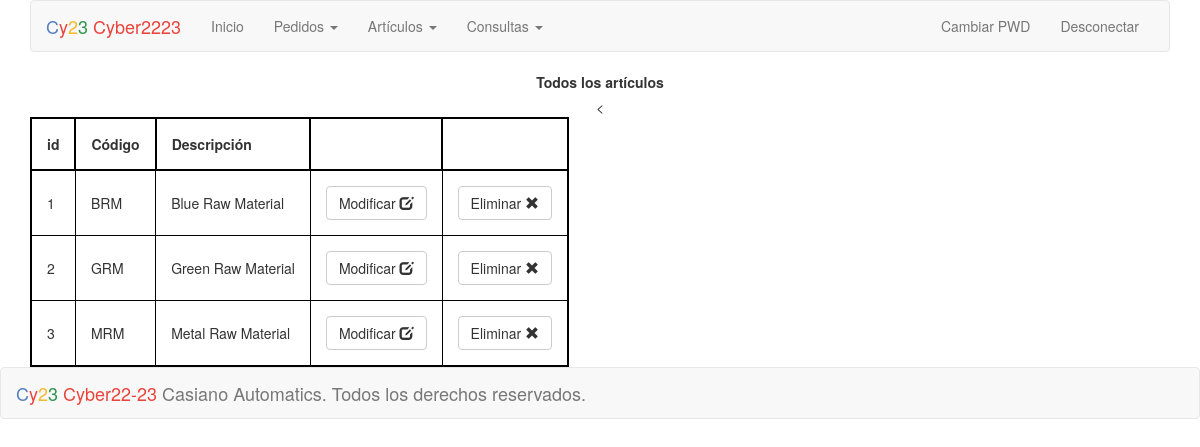
The page /articulos (signed in) on the database its author committed.
### tables this page shows
CREATE TABLE "articulos" (
	"id"	INTEGER,
	"codigo"	TEXT,
	"descripcion"	TEXT,
	"estado"	INTEGER,
	PRIMARY KEY("id" AUTOINCREMENT)
);

### application.py (the view, shortened to what this page needs)
@app.route("/articulos", methods=["GET", "POST"])
@login_required
def articulos():
    if request.method == "GET":
        articulos = db.execute("SELECT * FROM articulos WHERE estado = 1")
        return render_template("articulos.html",registros=articulos)

### helpers.py (called while the page is built)
def login_required(f):
    @wraps(f)
    def decorated_function(*args, **kwargs):
        if session.get("user_id") is None:
            return redirect(url_for("login", next=request.url))
        return f(*args, **kwargs)
    return decorated_function

### templates/articulos.html (shortened to what this page needs)
{% extends "layout.html" %}
{% block main %}
    {% if registros!=[]%}
    <panel>
        <label>Todos los artículos</label>
    </panel>
    {% else %}
        <label class="text-warning"><h1>No hay artículos en la base de datos</h1></label>
    {% endif %}
    {% if registros!=[] %}
    <br/>
    <form action="{{ url_for('articulos') }}" method="post">
    <table>
        <tr><th>id</th><th>Código</th><th>Descripción</th><<th></th><th></th></tr>
        {% for registro in registros %}
        <tr>
            <td>{{registro.id}}</td><td>{{registro.codigo}}</td>
            <td>{{registro.descripcion}}</td>
            <td><button class="btn btn-default" type="submit" name="action" value="m{{registro.id}}">Modificar
            <span class="glyphicon glyphicon-edit" aria-hidden="true"></span>
            </button></td>
            <td><button class="btn btn-default" type="submit" name="action" value="e{{registro.id}}">Eliminar
            <span class="glyphicon glyphicon-remove" aria-hidden="true"></span>
            </button></td>
        </tr>
        {% endfor %}
    </table>
    </form>
    {% endif %}
{% endblock %}

### static/styles.css (style rules this page uses)
main td { text-align: left; }
table { border: 1px solid black; }
th,td { padding: 5px; border: 1px solid black; }

### templates/articulos.html (style rules this page uses)
table { border: 2px solid black; }
th { padding: 15px; border: 2px solid black; }
td { padding: 15px; border: 1px solid black; }

### rows shown on the page
articulos: id "1", codigo "BRM", descripcion "Blue Raw Material"
articulos: id "2", codigo "GRM", descripcion "Green Raw Material"
articulos: id "3", codigo "MRM", descripcion "Metal Raw Material"
